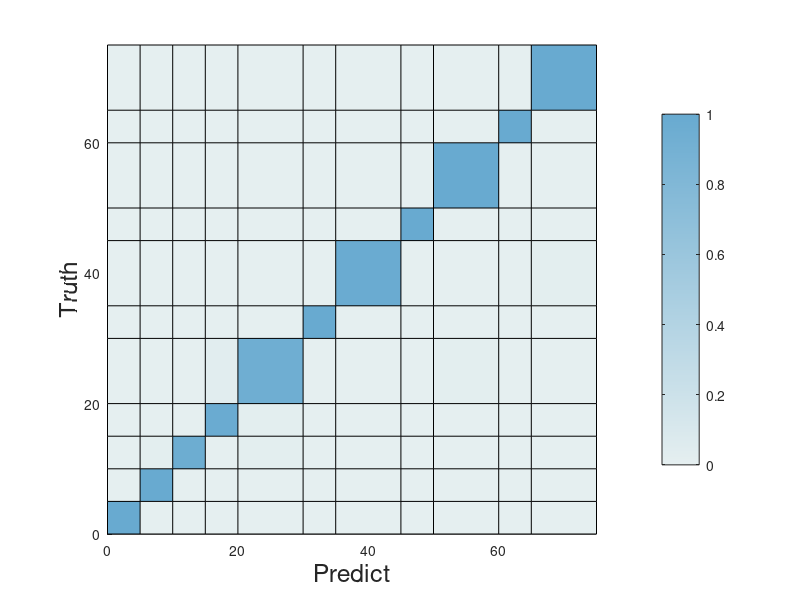

The MATLAB script that drew this image: (Note: this script raises an error after producing the figure.)
% Inputs
data = [ 29	0	0	0	0	0	0	0	0	0	0; ...
         0	45	0	0	0	0	0	0	0	0	0; ...
         0	1	43	0	1	0	0	0	0	0	0; ...
         0	0	0	44	1	0	0	0	0	0	0; ...
         0	0	0	3	85	0   0	0	2	0	0; ...
         0	0	0	0	0	45	0	0	0	0	0; ...
         0	0	0	0	0	0	88 	0	0	0	2; ...
         0	0	0	0	0	0	0	10	0	0	0; ...
         0	0	0	0	0	0	0	0	20	0	0; ...
         0	0	0	0	0	0	0	0	0	10	0; ...
         0	0	0	0	0	0	0	0	0	0	20];

normalized_data = zeros(size(data));
for i = 1:size(data, 1)
    row = data(i, :);
    normalized_row = row / sum(row);
    normalized_data(i, :) = normalized_row;
end


% disp(normalized_data);

rowWidths = [5 5 5 5 10 5 10 5 10 5 10];
colWidths = [5 5 5 5 10 5 10 5 10 5 10];


%rowWidths = [10, 20];   %mm, one for each row of data; applied bottom to top
%colWidths = [5 15 20];  %mm, one for each col of data; applied left to right

% Produce figure
fig = figure(); 
ax = axes(fig); 

% Plot image
[xg,yg] = meshgrid([0,cumsum(colWidths)], [0,cumsum(rowWidths)]);
sh = surf(xg, yg, zeros(size(xg)), padarray(normalized_data,[1,1], 0, 'post'));

% Set colormap
n = 255;

% sky cmap
% cmap = [linspace(.9, 0, n)', linspace(.9447, .447, n)', linspace(.9741, .741, n)'];

% green cmap
%cmap = [linspace(0.9216, .2431,  n)', linspace(0.949, .6549, n)', linspace(0.9529, .3529, n)'];

% unify blue cmap
 cmap = [linspace(0.898039, 0.40784,  n)', linspace(0.93725, 0.666666, n)', linspace(0.941176, 0.815686, n)'];

disp(cmap);


%{
ano_cmap = [
            158 179 196
            182 194 160
            206 210 187
            230 226 181
            249 237 176
            243 218 152
            236 199 128
            231 179 106
            ];


normalized_cmap = zeros(size(ano_cmap));
for i = 1:size(ano_cmap, 1)
    row = ano_cmap(i, :);
    normalized_row = row / 255;
    normalized_cmap(i, :) = normalized_row;
end
%}

colormap(ax, cmap)
% cb = colorbar(ax, cmap);
colorbar('TickDirection', 'out');

axis tight
axis equal
view(2)

% Label X axis and Y axis
xlabel('Predict', 'FontSize', 18)
ylabel('Truth', 'FontSize', 18)


ax = gca;
ax.FontName = "Arial";
ax.XAxis.Label.Position(2) = -8.2;
ax.YAxis.Label.Position(1) = -13.2;


axis_mark = ["R9 G2" "R9 G4 FAST" "R9 G4 HAC" "R9 G6 FAST" "R9 G6 HAC/SUP" "R9 D0 FAST" "R9 D0 HAC/SUP" "R10 G6 FAST" "R10 G6 HAC/SUP" "R10 D0 FAST" "R10 D0 HAC/SUP"];

% find rectangle centers
xCnt = xg(1:end-1,1:end-1) + diff(xg(1,:))/2;
yCnt = yg(1:end-1,1:end-1) + diff(yg(:,1))/2;

% Add markers for X axis
for i = 1:size(xCnt, 2)
    text(xCnt(1,i)-2, yg(1,1)-4.75, axis_mark(i), ...
        'HorizontalAlignment','center',...
        'VerticalAlignment','middle', ...
        'FontSize', 16, 'Rotation', 45);
end

% Add markers for Y axis
for i = 1:size(yCnt, 1)
    text(xg(1,1)-6.5, yCnt(i,1), axis_mark(i), ...
        'HorizontalAlignment','center',...
        'VerticalAlignment','middle', ...
        'FontSize', 16);
end


% Add label to each grid
th = text(xCnt(:), yCnt(:), compose('%.2f', normalized_data(:)), ...
    'HorizontalAlignment','center',...
    'VerticalAlignment','middle', ...
    'FontSize', 18, 'Color', 'black');

% Remove X axis tick labels
xticks([]); 
yticks([]);






